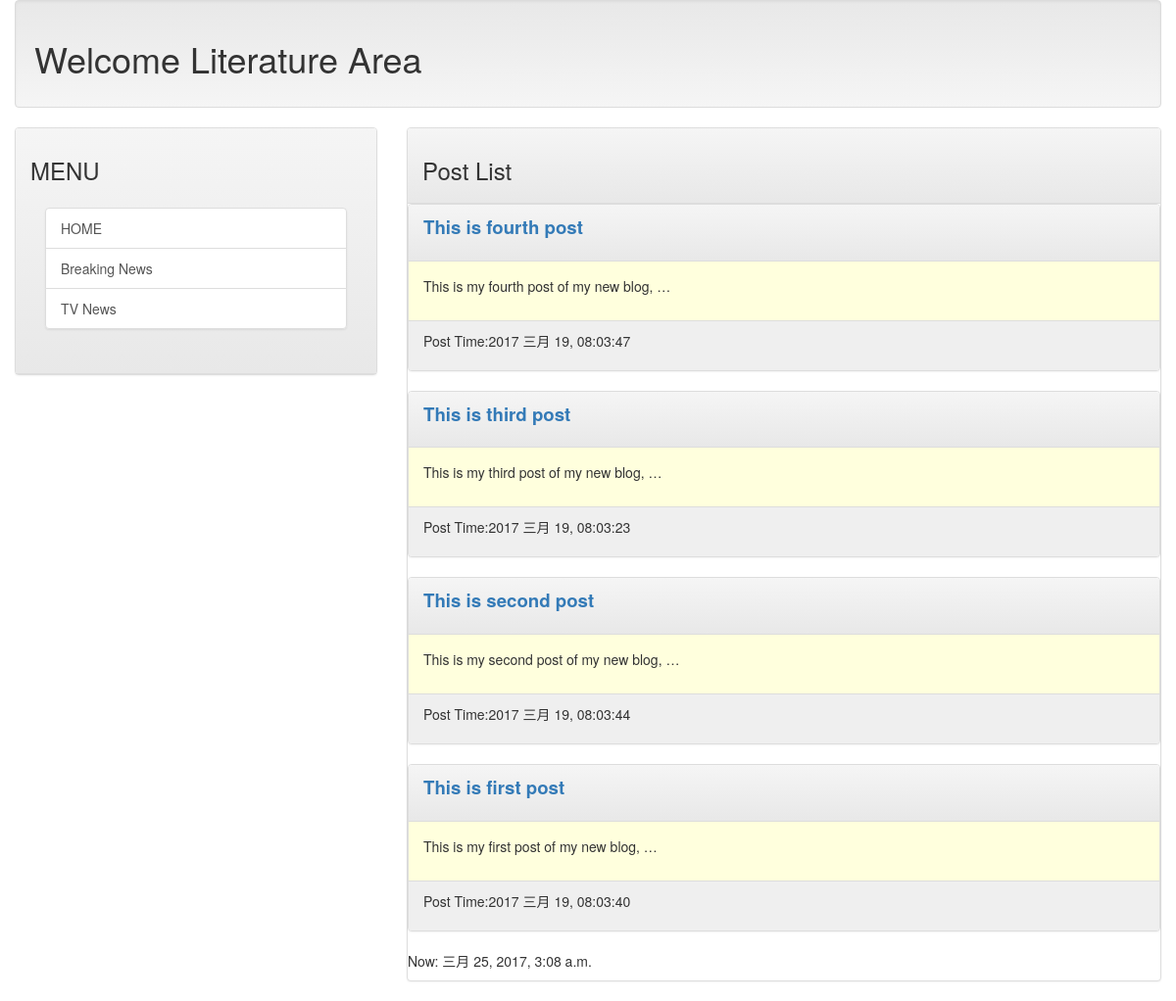
Before: / with the older database file.
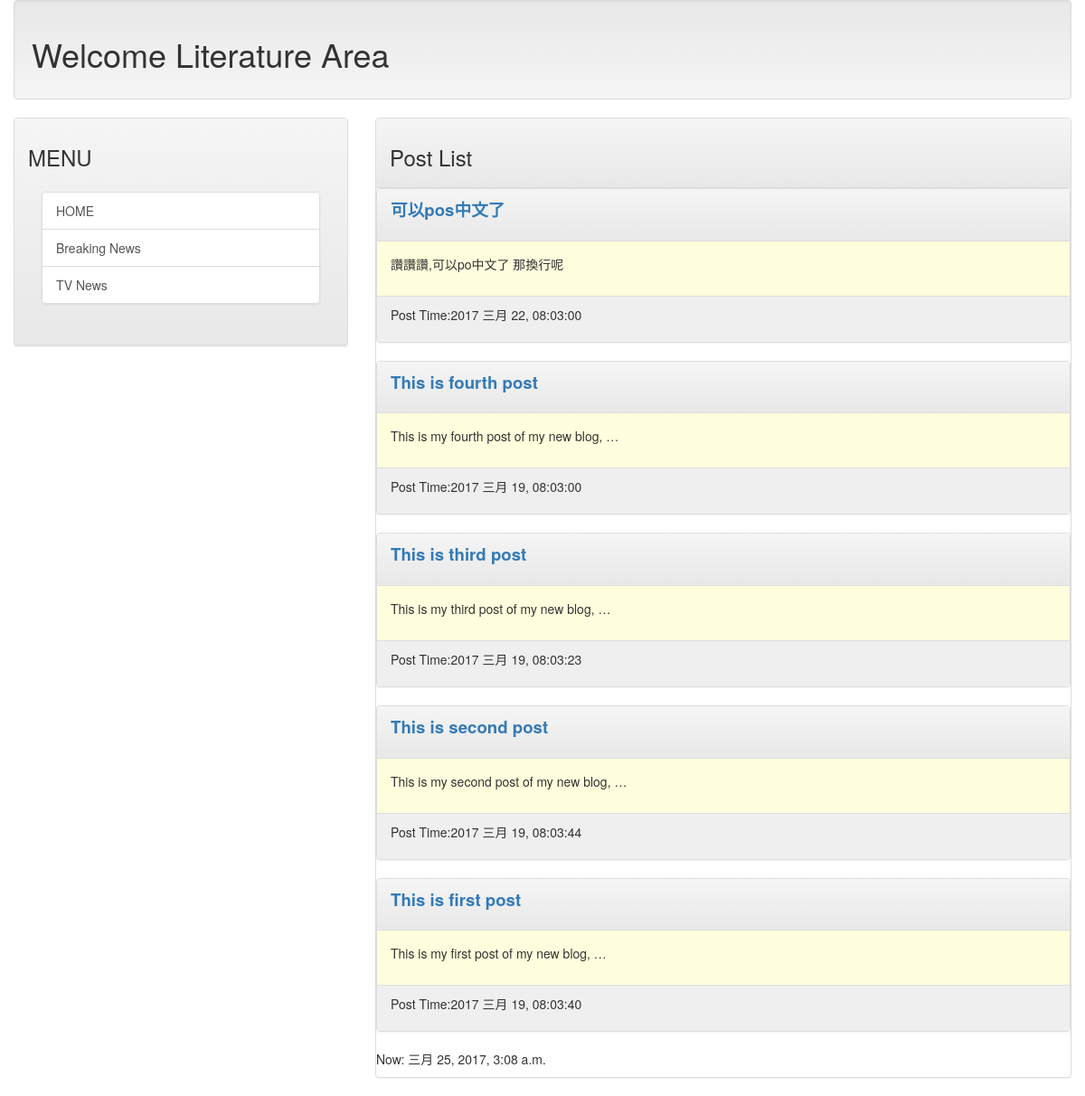
After: the same page with the newer database file.
### mainsite/models.py (models this page shows, shortened)
class Post(models.Model):
	title = models.CharField(max_length=200)
	slug = models.CharField(max_length=200)
	body = models.TextField()
	pub_date = models.DateTimeField(default=timezone.now)
	class Meta:
		ordering = ('-pub_date',)

### mainsite/views.py (the view)
# urls.py: url(r'^$', homepage),
def homepage(request):
	template = get_template('index.html')
	posts = Post.objects.all()
	now = datetime.now()
	html = template.render(locals())
	return HttpResponse(html)

### templates/index.html (shortened to what this page needs)
{% extends 'base.html' %}
{% block headmessage %}
	<h3 style='font-family:;'>Post List</h3>
{% endblock %}
{% block content %}
	{% for post in posts %}
		<div class='panel panel-default'>
			<div class='panel-heading'>
				<p style='font-family:;font-size:14pt;font-weight:bold;'>
					<a href='/post/{{post.slug}}'>{{ post.title }}</a>
				</p>
			</div>
			<div class='panel-body' style='background-color:#ffffdd'>
				<p>
					{{ post.body | truncatechars:40 }}
				</p>
			</div>
			<div class='panel-footer' style='background-color:#efefef'>
				<p>
					Post Time:{{ post.pub_date | date:"Y M d, h:m:s"}}
				</p>
			</div>
		</div>
	{% endfor %}
{% endblock %}

Changed rows visible on the page:
added Post: title "可以pos中文了", body "讚讚讚,可以po中文了 那換行呢", pub_date "2017 三月 22, 08:03:00"
changed Post "This is fourth post": pub_date "2017 三月 19, 08:03:47" → "2017 三月 19, 08:03:00"
